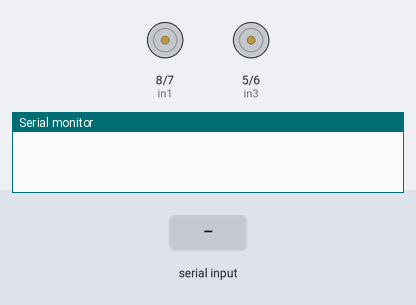
Bench run of a sketch on a simulated Arduino Uno, built with avr-gcc and run on an emulated ATmega328P. Parts: motor-driver pin pairs drawn as motors (green arrow = first pin HIGH = forward, orange = second pin HIGH = backward, longer = more drive, scaled by the enable pin), the last lines printed to the serial monitor. Inputs (shaded band) come from the test bench.

Above: at 1.2 s.
1.3 s: "forward\n" received over Serial
At 2.1 s:
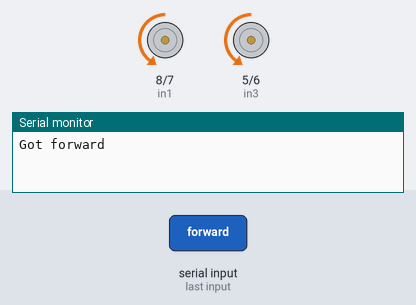
2.8 s: "stop\n" received over Serial
At 3.1 s:
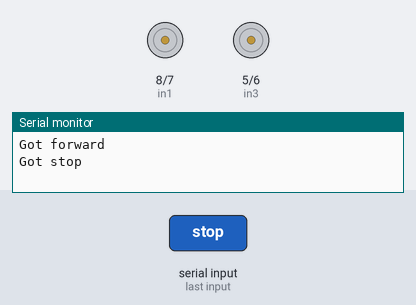
4.3 s: "backward\n" received over Serial
At 5.5 s:
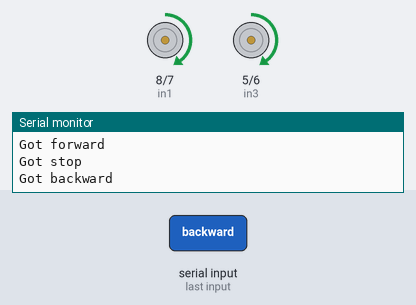
5.8 s: "frontright\n" received over Serial
At 6.8 s:
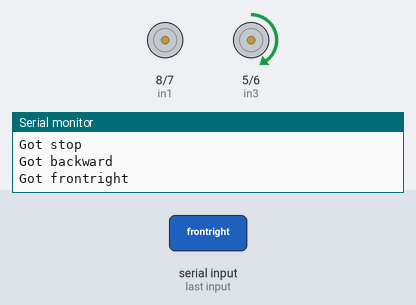
7.3 s: "backright\n" received over Serial
At 8.0 s:
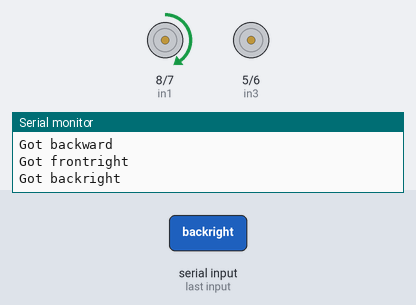
8.8 s: "hardright\n" received over Serial
At 9.1 s:
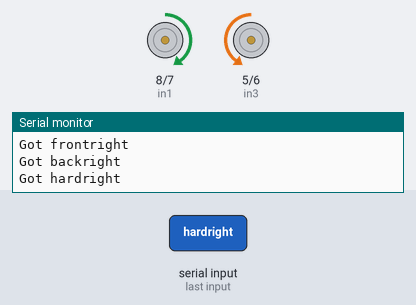
Timing chart, 0 to 11.3 s (numbered marks = the images above; inputs shaded):
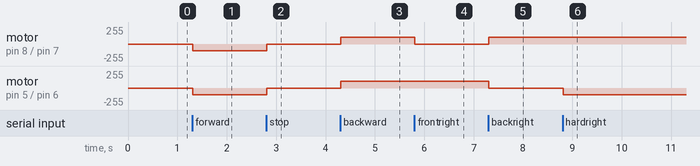

Measured:
- after the input at 1.3 s, motor on pin 8 (in1) / pin 7 (in2), motor on pin 5 (in3) / pin 6 (in4): stopped → backward 100/255 at once
- after the input at 2.8 s, motor on pin 8 (in1) / pin 7 (in2), motor on pin 5 (in3) / pin 6 (in4): backward 100/255 → stopped at once
- after the input at 4.3 s, motor on pin 8 (in1) / pin 7 (in2), motor on pin 5 (in3) / pin 6 (in4): stopped → forward 100/255 at once
- after the input at 5.8 s, motor on pin 8 (in1) / pin 7 (in2): forward 100/255 → stopped at once
- after the input at 7.3 s, motor on pin 8 (in1) / pin 7 (in2): stopped → forward 100/255 at once; motor on pin 5 (in3) / pin 6 (in4): forward 100/255 → stopped at once
- after the input at 8.8 s, motor on pin 5 (in3) / pin 6 (in4): stopped → backward 100/255 at once

The sketch:

joystick_driver.ino
```cpp
#define M_SPEED 100 // The default motor speed
// right connections
int enA = 9;
int in1 = 8;
int in2 = 7;
// left connections
int enB = 3;
int in3 = 5;
int in4 = 6;

String command = "stop";
void setup() {
  Serial.begin(9600);
  // Set all the motor control pins to outputs
  pinMode(enA, OUTPUT);
  pinMode(enB, OUTPUT);
  pinMode(in1, OUTPUT);
  pinMode(in2, OUTPUT);
  pinMode(in3, OUTPUT);
  pinMode(in4, OUTPUT);

  // Turn off motors - Initial state
  digitalWrite(in1, LOW);
  digitalWrite(in2, LOW);
  digitalWrite(in3, LOW);
  digitalWrite(in4, LOW);
}

void loop() {
  if(Serial.available() > 0)
  {
    command = Serial.readStringUntil('\n');


    if(command == "stop")
    {
      stopMotors();
    }

    else if(command == "forward")
    {
      left_motor_forward();
      right_motor_forward();
    }

    else if(command == "backward")
    {
      right_motor_backward();
      left_motor_backward();
    }
    else if(command == "frontright")
    {
      right_motor_stop();
      left_motor_backward();
    }
    else if(command == "backright")
    {
      right_motor_backward();
      left_motor_stop();
    }
    else if(command == "hardright")
    {
      right_motor_backward();
      left_motor_forward();
    }
    else if(command == "frontleft")
    {
      right_motor_forward();
      left_motor_stop();
    }
    else if(command == "backleft")
    {
      right_motor_stop();
      left_motor_backward();
    }
    else if(command == "hardleft")
    {
      right_motor_forward();
      left_motor_backward();
    }
    Serial.println("Got " + command);
  }
  delay(2);
}
void left_motor_stop()
{
  digitalWrite(enB, LOW);
  digitalWrite(in3, LOW);
  digitalWrite(in4, LOW);
}
void right_motor_stop()
{
  digitalWrite(enA, LOW);
  digitalWrite(in1, LOW);
  digitalWrite(in2, LOW);
}
void left_motor_forward()
{
  analogWrite(enB, M_SPEED);
  digitalWrite(in3, LOW);
  digitalWrite(in4, HIGH);
}
void left_motor_backward()
{
  analogWrite(enB, M_SPEED);
  digitalWrite(in3, HIGH);
  digitalWrite(in4, LOW);
}
void right_motor_forward()
{
  analogWrite(enA, M_SPEED);
  digitalWrite(in1, LOW);
  digitalWrite(in2, HIGH);
}
void right_motor_backward()
{
  analogWrite(enA, M_SPEED);
  digitalWrite(in1, HIGH);
  digitalWrite(in2, LOW);
}
void stopMotors()
{
  digitalWrite(in1, LOW);
  digitalWrite(in2, LOW);
  digitalWrite(in3, LOW);
  digitalWrite(in4, LOW);
}

void hard_left() // Turn left in place
{

}
// This function lets you control spinning direction of motors
void directionControl() {
  // Set motors to maximum speed
  // For PWM maximum possible values are 0 to 255
  analogWrite(enA, 255);
  analogWrite(enB, 255);

  // Turn on motor A & B
  digitalWrite(in1, HIGH);
  digitalWrite(in2, LOW);
  digitalWrite(in3, HIGH);
  digitalWrite(in4, LOW);
  delay(2000);

  // Now change motor directions
  digitalWrite(in1, LOW);
  digitalWrite(in2, HIGH);
  digitalWrite(in3, LOW);
  digitalWrite(in4, HIGH);
  delay(2000);

  // Turn off motors
  digitalWrite(in1, LOW);
  digitalWrite(in2, LOW);
  digitalWrite(in3, LOW);
  digitalWrite(in4, LOW);
}

// This function lets you control speed of the motors
void speedControl() {
  // Turn on motors
  digitalWrite(in1, LOW);
  digitalWrite(in2, HIGH);
  digitalWrite(in3, LOW);
  digitalWrite(in4, HIGH);

  // Accelerate from zero to maximum speed
  for (int i = 0; i < 256; i++) {
    analogWrite(enA, i);
    analogWrite(enB, i);
    delay(20);
  }

  // Decelerate from maximum speed to zero
  for (int i = 255; i >= 0; --i) {
    analogWrite(enA, i);
    analogWrite(enB, i);
    delay(20);
  }

  // Now turn off motors
  digitalWrite(in1, LOW);
  digitalWrite(in2, LOW);
  digitalWrite(in3, LOW);
  digitalWrite(in4, LOW);
}
```
